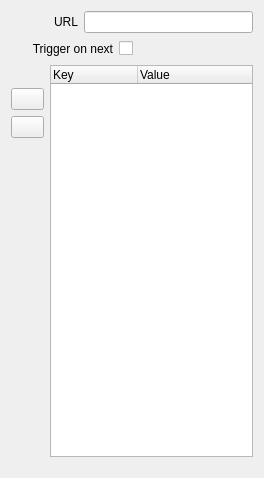
<?xml version="1.0" encoding="UTF-8"?>
<ui version="4.0">
 <class>InspectorHttpGetWidget</class>
 <widget class="QWidget" name="InspectorHttpGetWidget">
  <property name="geometry">
   <rect>
    <x>0</x>
    <y>0</y>
    <width>264</width>
    <height>478</height>
   </rect>
  </property>
  <property name="sizePolicy">
   <sizepolicy hsizetype="Preferred" vsizetype="MinimumExpanding">
    <horstretch>0</horstretch>
    <verstretch>0</verstretch>
   </sizepolicy>
  </property>
  <property name="minimumSize">
   <size>
    <width>0</width>
    <height>478</height>
   </size>
  </property>
  <layout class="QVBoxLayout" name="verticalLayout">
   <item>
    <layout class="QHBoxLayout" name="horizontalLayoutUrl">
     <item>
      <spacer name="horizontalSpacerUrl">
       <property name="orientation">
        <enum>Qt::Horizontal</enum>
       </property>
       <property name="sizeType">
        <enum>QSizePolicy::Fixed</enum>
       </property>
       <property name="sizeHint" stdset="0">
        <size>
         <width>43</width>
         <height>20</height>
        </size>
       </property>
      </spacer>
     </item>
     <item>
      <widget class="QLabel" name="labelUrl">
       <property name="text">
        <string>URL</string>
       </property>
       <property name="alignment">
        <set>Qt::AlignRight|Qt::AlignTrailing|Qt::AlignVCenter</set>
       </property>
      </widget>
     </item>
     <item>
      <widget class="QLineEdit" name="lineEditUrl"/>
     </item>
    </layout>
   </item>
   <item>
    <layout class="QHBoxLayout" name="horizontalLayoutTriggerOnNext">
     <item>
      <spacer name="horizontalSpacerTriggerOnNext1">
       <property name="orientation">
        <enum>Qt::Horizontal</enum>
       </property>
       <property name="sizeType">
        <enum>QSizePolicy::Fixed</enum>
       </property>
       <property name="sizeHint" stdset="0">
        <size>
         <width>20</width>
         <height>20</height>
        </size>
       </property>
      </spacer>
     </item>
     <item>
      <widget class="QLabel" name="labelTriggerOnNext">
       <property name="text">
        <string>Trigger on next</string>
       </property>
       <property name="alignment">
        <set>Qt::AlignRight|Qt::AlignTrailing|Qt::AlignVCenter</set>
       </property>
      </widget>
     </item>
     <item>
      <widget class="QCheckBox" name="checkBoxTriggerOnNext">
       <property name="layoutDirection">
        <enum>Qt::RightToLeft</enum>
       </property>
       <property name="text">
        <string/>
       </property>
      </widget>
     </item>
     <item>
      <spacer name="horizontalSpacerTriggerOnNext2">
       <property name="orientation">
        <enum>Qt::Horizontal</enum>
       </property>
       <property name="sizeHint" stdset="0">
        <size>
         <width>40</width>
         <height>20</height>
        </size>
       </property>
      </spacer>
     </item>
    </layout>
   </item>
   <item>
    <layout class="QHBoxLayout" name="horizontalLayout">
     <item>
      <layout class="QHBoxLayout" name="horizontalLayoutData">
       <item>
        <layout class="QVBoxLayout" name="verticalLayoutData">
         <item>
          <spacer name="verticalSpacerDataTop">
           <property name="orientation">
            <enum>Qt::Vertical</enum>
           </property>
           <property name="sizeType">
            <enum>QSizePolicy::Fixed</enum>
           </property>
           <property name="sizeHint" stdset="0">
            <size>
             <width>20</width>
             <height>23</height>
            </size>
           </property>
          </spacer>
         </item>
         <item>
          <widget class="QToolButton" name="toolButtonAddHttpData">
           <property name="minimumSize">
            <size>
             <width>33</width>
             <height>22</height>
            </size>
           </property>
           <property name="maximumSize">
            <size>
             <width>33</width>
             <height>22</height>
            </size>
           </property>
           <property name="font">
            <font>
             <weight>75</weight>
             <bold>true</bold>
            </font>
           </property>
           <property name="toolTip">
            <string>Add new device</string>
           </property>
          </widget>
         </item>
         <item>
          <widget class="QToolButton" name="toolButtonRemoveHttpData">
           <property name="minimumSize">
            <size>
             <width>33</width>
             <height>22</height>
            </size>
           </property>
           <property name="maximumSize">
            <size>
             <width>33</width>
             <height>22</height>
            </size>
           </property>
           <property name="font">
            <font>
             <weight>75</weight>
             <bold>true</bold>
            </font>
           </property>
           <property name="toolTip">
            <string>Remove device</string>
           </property>
          </widget>
         </item>
         <item>
          <spacer name="verticalSpacerDataBottom">
           <property name="orientation">
            <enum>Qt::Vertical</enum>
           </property>
           <property name="sizeType">
            <enum>QSizePolicy::MinimumExpanding</enum>
           </property>
           <property name="sizeHint" stdset="0">
            <size>
             <width>20</width>
             <height>40</height>
            </size>
           </property>
          </spacer>
         </item>
        </layout>
       </item>
       <item>
        <widget class="HttpDataTreeBaseWidget" name="treeWidgetHttpData">
         <property name="showDropIndicator" stdset="0">
          <bool>false</bool>
         </property>
         <property name="dragEnabled">
          <bool>true</bool>
         </property>
         <property name="dragDropMode">
          <enum>QAbstractItemView::DropOnly</enum>
         </property>
         <property name="alternatingRowColors">
          <bool>true</bool>
         </property>
         <property name="rootIsDecorated">
          <bool>false</bool>
         </property>
         <attribute name="headerDefaultSectionSize">
          <number>87</number>
         </attribute>
         <attribute name="headerShowSortIndicator" stdset="0">
          <bool>false</bool>
         </attribute>
         <column>
          <property name="text">
           <string>Key</string>
          </property>
         </column>
         <column>
          <property name="text">
           <string>Value</string>
          </property>
         </column>
        </widget>
       </item>
      </layout>
     </item>
    </layout>
   </item>
   <item>
    <spacer name="verticalSpacerHttpGet">
     <property name="orientation">
      <enum>Qt::Vertical</enum>
     </property>
     <property name="sizeType">
      <enum>QSizePolicy::Fixed</enum>
     </property>
     <property name="sizeHint" stdset="0">
      <size>
       <width>20</width>
       <height>10</height>
      </size>
     </property>
    </spacer>
   </item>
  </layout>
 </widget>
 <customwidgets>
  <customwidget>
   <class>HttpDataTreeBaseWidget</class>
   <extends>QTreeWidget</extends>
   <header>Inspector/HttpDataTreeBaseWidget.h</header>
  </customwidget>
 </customwidgets>
 <resources/>
 <connections>
  <connection>
   <sender>toolButtonAddHttpData</sender>
   <signal>clicked()</signal>
   <receiver>InspectorHttpGetWidget</receiver>
   <slot>addRow()</slot>
   <hints>
    <hint type="sourcelabel">
     <x>44</x>
     <y>202</y>
    </hint>
    <hint type="destinationlabel">
     <x>2</x>
     <y>423</y>
    </hint>
   </hints>
  </connection>
  <connection>
   <sender>toolButtonRemoveHttpData</sender>
   <signal>clicked()</signal>
   <receiver>InspectorHttpGetWidget</receiver>
   <slot>removeRow()</slot>
   <hints>
    <hint type="sourcelabel">
     <x>44</x>
     <y>230</y>
    </hint>
    <hint type="destinationlabel">
     <x>211</x>
     <y>425</y>
    </hint>
   </hints>
  </connection>
  <connection>
   <sender>treeWidgetHttpData</sender>
   <signal>itemDoubleClicked(QTreeWidgetItem*,int)</signal>
   <receiver>InspectorHttpGetWidget</receiver>
   <slot>itemDoubleClicked(QTreeWidgetItem*,int)</slot>
   <hints>
    <hint type="sourcelabel">
     <x>252</x>
     <y>294</y>
    </hint>
    <hint type="destinationlabel">
     <x>263</x>
     <y>147</y>
    </hint>
   </hints>
  </connection>
  <connection>
   <sender>treeWidgetHttpData</sender>
   <signal>currentItemChanged(QTreeWidgetItem*,QTreeWidgetItem*)</signal>
   <receiver>InspectorHttpGetWidget</receiver>
   <slot>currentItemChanged(QTreeWidgetItem*,QTreeWidgetItem*)</slot>
   <hints>
    <hint type="sourcelabel">
     <x>227</x>
     <y>228</y>
    </hint>
    <hint type="destinationlabel">
     <x>263</x>
     <y>200</y>
    </hint>
   </hints>
  </connection>
  <connection>
   <sender>checkBoxTriggerOnNext</sender>
   <signal>stateChanged(int)</signal>
   <receiver>InspectorHttpGetWidget</receiver>
   <slot>triggerOnNextChanged(int)</slot>
   <hints>
    <hint type="sourcelabel">
     <x>123</x>
     <y>131</y>
    </hint>
    <hint type="destinationlabel">
     <x>3</x>
     <y>121</y>
    </hint>
   </hints>
  </connection>
  <connection>
   <sender>lineEditUrl</sender>
   <signal>textChanged(QString)</signal>
   <receiver>InspectorHttpGetWidget</receiver>
   <slot>urlChanged(QString)</slot>
   <hints>
    <hint type="sourcelabel">
     <x>167</x>
     <y>50</y>
    </hint>
    <hint type="destinationlabel">
     <x>3</x>
     <y>41</y>
    </hint>
   </hints>
  </connection>
 </connections>
 <slots>
  <slot>flashlayerChanged(int)</slot>
  <slot>addRow()</slot>
  <slot>removeRow()</slot>
  <slot>urlChanged(QString)</slot>
  <slot>itemDoubleClicked(QTreeWidgetItem*,int)</slot>
  <slot>currentItemChanged(QTreeWidgetItem*,QTreeWidgetItem*)</slot>
  <slot>triggerOnNextChanged(int)</slot>
 </slots>
</ui>
